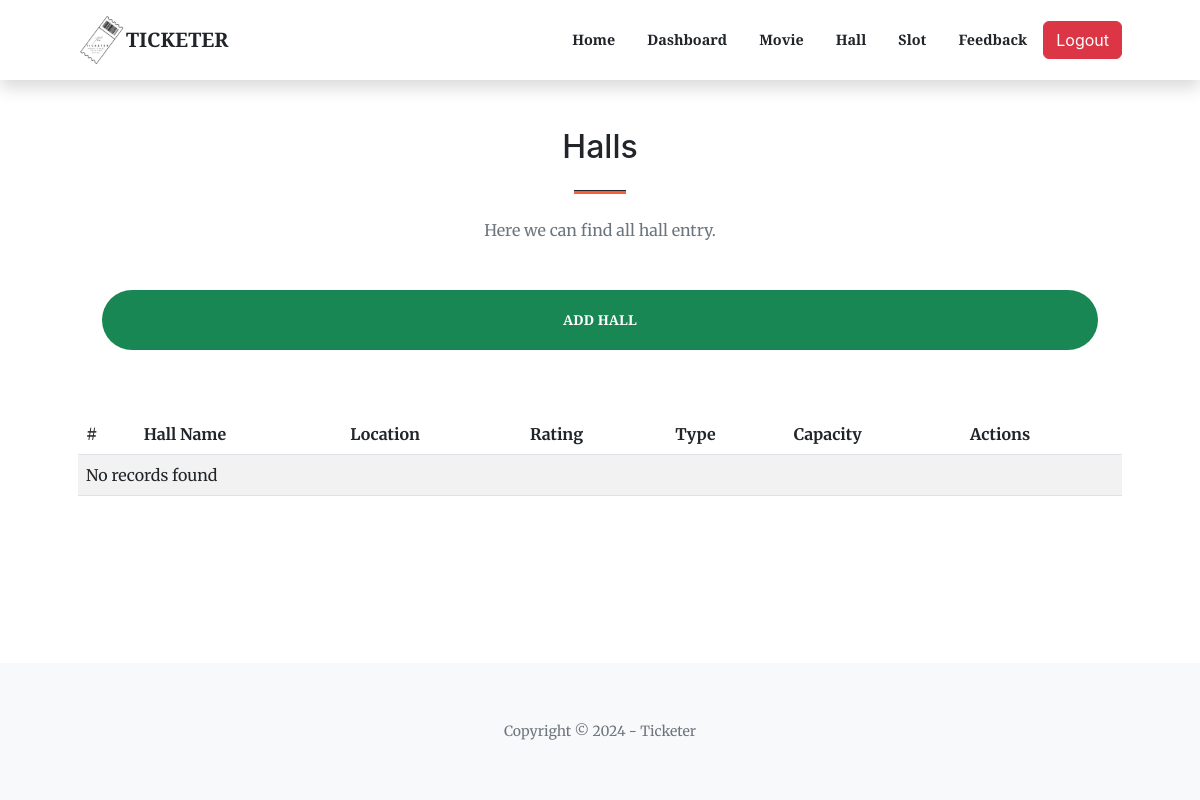
The page /admin/hall.php (signed in) on the database as committed earlier.
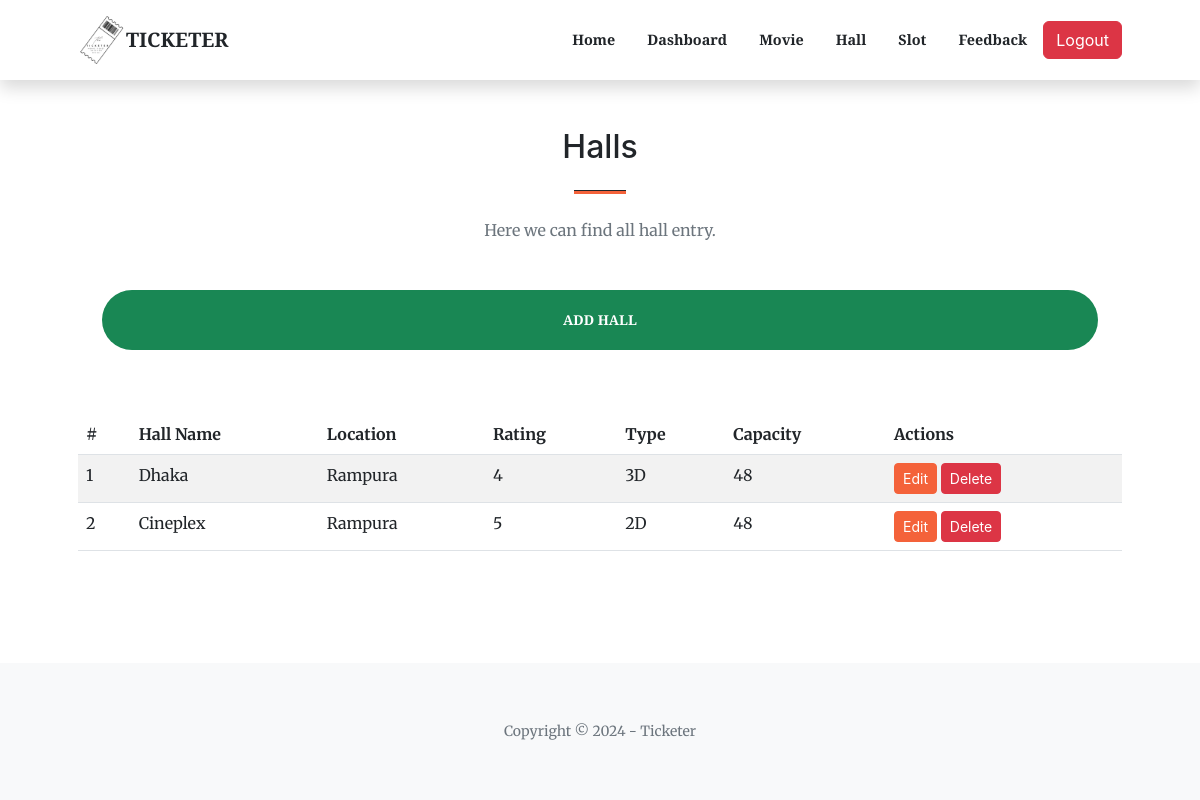
The same page on the database as committed later.
### tables this page shows
CREATE TABLE `halltable` (
  `hallId` int(11) NOT NULL,
  `hallname` varchar(100) NOT NULL,
  `location` varchar(1000) NOT NULL,
  `rating` int(11) NOT NULL,
  `type` varchar(100) NOT NULL,
  `capacity` int(11) NOT NULL DEFAULT 48
);

### admin/hall.php (the view, shortened to what this page needs)
<?php
include './includes/header.php';
?>
<?php
include './includes/dbcon.php';
$sql = "SELECT hallId, hallname, location, rating, type, capacity FROM halltable";
$result = $conn->query($sql);
?>
<section class="page-section">
    <div class="container px-4 px-lg-5">
        <div class="row gx-4 gx-lg-5 justify-content-center">
            <div class="col-lg-8 col-xl-6 text-center">
                <h2 class="mt-0">Halls</h2>
                <hr class="divider" />
                <p class="text-muted mb-5">Here we can find all hall entry.</p>
            </div>
            <div class="container px-4 px-lg-5">
                <div class="d-grid">
                    <button class="btn btn-success btn-xl mb-3" id="AddHallBtn">Add Hall</button>
                </div>
            </div>
        </div>
        <div class="table-container">
            <table class="table table-striped">
                <thead>
                    <tr>
                        <th>#</th>
                        <th>Hall Name</th>
                        <th>Location</th>
                        <th>Rating</th>
                        <th>Type</th>
                        <th>Capacity</th>
                        <th>Actions</th>
                    </tr>
                </thead>
                <tbody>
                    <?php
                    if ($result->num_rows > 0) {
                        $count = 1;
                        while ($row = $result->fetch_assoc()) {
                            echo "<tr>";
                            echo "<td>" . $count . "</td>";
                            echo "<td>" . $row["hallname"] . "</td>";
                            echo "<td>" . $row["location"] . "</td>";
                            echo "<td>" . $row["rating"] . "</td>";
                            echo "<td>" . $row["type"] . "</td>";
                            echo "<td>" . $row["capacity"] . "</td>";
                            echo "<td>
                            <button class='btn btn-primary btn-sm editHallBtn'hallid='" . $row["hallId"] . "'hallname='" . $row["hallname"] . "'location='" . $row["location"] . "'rating='" . $row["rating"] . "'type='" . $row["type"] . "'>Edit</button>
                            <button class='btn btn-danger btn-sm deleteHallBtn'hallid='" . $row["hallId"] . "'>Delete</button>
                            </td>";
                            echo "</tr>";
                            $count++;
                        }
                    } else {
                        echo "<tr><td colspan='7'>No records found</td></tr>";
                    }
                    ?>
                </tbody>
            </table>
        </div>
    </div>
</section>
<footer class="fixed-footer">
    <?php include './includes/footer.php'; ?>

Rows that differ between the two databases and show on the page:
added halltable: hallname "Dhaka", location "Rampura", rating "4", type "3D", capacity "48"
added halltable: hallname "Cineplex", location "Rampura", rating "5", type "2D", capacity "48"
Other text that changed with them:
text no longer shown: "No records found"
